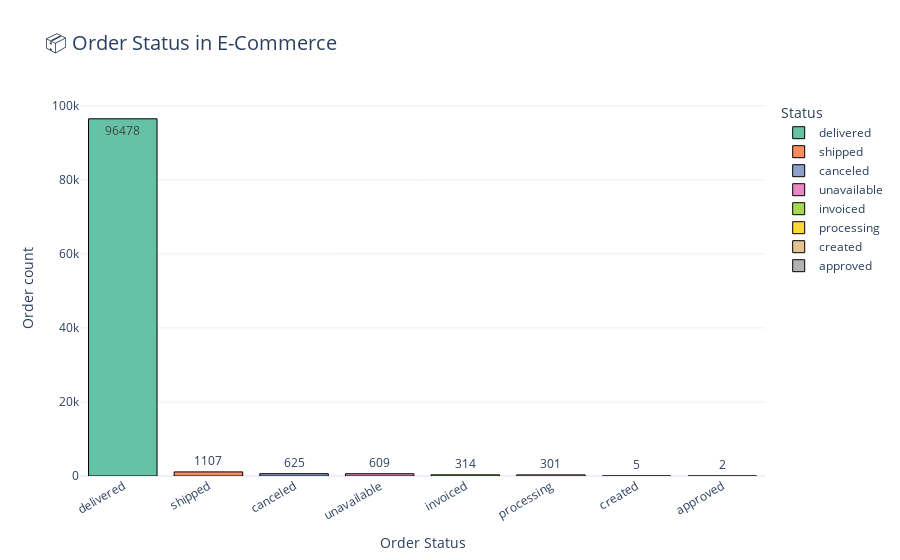

Notebook code cell kept with this figure:
### Code cell
fig_orders = px.bar(
    order_status_counts, 
    x="Status", 
    y="Count", 
    title="📦 Order Status in E-Commerce", 
    text="Count",
    color="Status", 
    color_discrete_sequence=px.colors.qualitative.Set2,
)

fig_orders.update_traces(
    marker=dict(line=dict(width=1, color="black"))
)

fig_orders.update_layout(
    title_font_size=20, 
    xaxis_title="Order Status",
    yaxis_title="Order count",
    xaxis_tickangle=-30, 
    template="plotly_white",
)

fig_orders

### Figure 1 — Plotly figure (JSON) as saved in the notebook; plotly's stock layout.template omitted (floating-point values rounded to 4 significant figures)
{"data": [{"alignmentgroup": "True", "hovertemplate": "Status=%{x}<br>Count=%{text}<extra></extra>", "legendgroup": "delivered", "marker": {"color": "rgb(102,194,165)", "line": {"color": "black", "width": 1}, "pattern": {"shape": ""}}, "name": "delivered", "offsetgroup": "delivered", "orientation": "v", "showlegend": true, "text": [96478], "textposition": "auto", "type": "bar", "x": ["delivered"], "xaxis": "x", "y": [96478], "yaxis": "y"}, {"alignmentgroup": "True", "hovertemplate": "Status=%{x}<br>Count=%{text}<extra></extra>", "legendgroup": "shipped", "marker": {"color": "rgb(252,141,98)", "line": {"color": "black", "width": 1}, "pattern": {"shape": ""}}, "name": "shipped", "offsetgroup": "shipped", "orientation": "v", "showlegend": true, "text": [1107], "textposition": "auto", "type": "bar", "x": ["shipped"], "xaxis": "x", "y": [1107], "yaxis": "y"}, {"alignmentgroup": "True", "hovertemplate": "Status=%{x}<br>Count=%{text}<extra></extra>", "legendgroup": "canceled", "marker": {"color": "rgb(141,160,203)", "line": {"color": "black", "width": 1}, "pattern": {"shape": ""}}, "name": "canceled", "offsetgroup": "canceled", "orientation": "v", "showlegend": true, "text": [625], "textposition": "auto", "type": "bar", "x": ["canceled"], "xaxis": "x", "y": [625], "yaxis": "y"}, {"alignmentgroup": "True", "hovertemplate": "Status=%{x}<br>Count=%{text}<extra></extra>", "legendgroup": "unavailable", "marker": {"color": "rgb(231,138,195)", "line": {"color": "black", "width": 1}, "pattern": {"shape": ""}}, "name": "unavailable", "offsetgroup": "unavailable", "orientation": "v", "showlegend": true, "text": [609], "textposition": "auto", "type": "bar", "x": ["unavailable"], "xaxis": "x", "y": [609], "yaxis": "y"}, {"alignmentgroup": "True", "hovertemplate": "Status=%{x}<br>Count=%{text}<extra></extra>", "legendgroup": "invoiced", "marker": {"color": "rgb(166,216,84)", "line": {"color": "black", "width": 1}, "pattern": {"shape": ""}}, "name": "invoiced", "offsetgroup": "invoiced", "orientation": "v", "showlegend": true, "text": [314], "textposition": "auto", "type": "bar", "x": ["invoiced"], "xaxis": "x", "y": [314], "yaxis": "y"}, {"alignmentgroup": "True", "hovertemplate": "Status=%{x}<br>Count=%{text}<extra></extra>", "legendgroup": "processing", "marker": {"color": "rgb(255,217,47)", "line": {"color": "black", "width": 1}, "pattern": {"shape": ""}}, "name": "processing", "offsetgroup": "processing", "orientation": "v", "showlegend": true, "text": [301], "textposition": "auto", "type": "bar", "x": ["processing"], "xaxis": "x", "y": [301], "yaxis": "y"}, {"alignmentgroup": "True", "hovertemplate": "Status=%{x}<br>Count=%{text}<extra></extra>", "legendgroup": "created", "marker": {"color": "rgb(229,196,148)", "line": {"color": "black", "width": 1}, "pattern": {"shape": ""}}, "name": "created", "offsetgroup": "created", "orientation": "v", "showlegend": true, "text": [5], "textposition": "auto", "type": "bar", "x": ["created"], "xaxis": "x", "y": [5], "yaxis": "y"}, {"alignmentgroup": "True", "hovertemplate": "Status=%{x}<br>Count=%{text}<extra></extra>", "legendgroup": "approved", "marker": {"color": "rgb(179,179,179)", "line": {"color": "black", "width": 1}, "pattern": {"shape": ""}}, "name": "approved", "offsetgroup": "approved", "orientation": "v", "showlegend": true, "text": [2], "textposition": "auto", "type": "bar", "x": ["approved"], "xaxis": "x", "y": [2], "yaxis": "y"}], "layout": {"barmode": "relative", "legend": {"title": {"text": "Status"}, "tracegroupgap": 0}, "title": {"font": {"size": 20}, "text": "📦 Order Status in E-Commerce"}, "xaxis": {"anchor": "y", "categoryarray": ["delivered", "shipped", "canceled", "unavailable", "invoiced", "processing", "created", "approved"], "categoryorder": "array", "domain": [0, 1], "tickangle": -30, "title": {"text": "Order Status"}}, "yaxis": {"anchor": "x", "domain": [0, 1], "title": {"text": "Order count"}}}}
